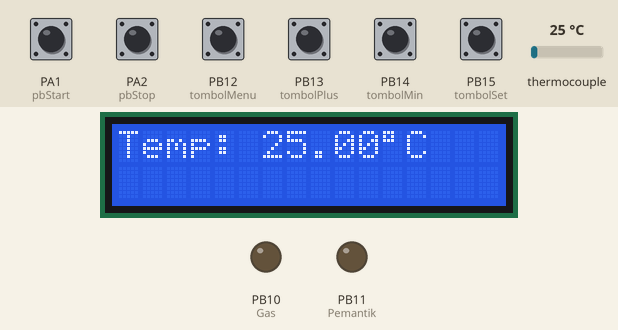
The program below on a simulated STM32 Blue Pill. Shown: 16×2 character LCD, output pins drawn as LEDs (lit = HIGH). The inputs (shaded band) are chosen by the test bench; at power-on: PA1 (pbStart), PA2 (pbStop), PB12 (tombolMenu), PB13 (tombolPlus), PB14 (tombolMin), PB15 (tombolSet) HIGH, thermocouple 25 °C. EEPROM starts erased; what the program prints to the serial monitor is not drawn.

Above: at 3.2 s.
3.3 s: PA1 (pbStart) pulled LOW for 0.15 s
At 5.2 s:
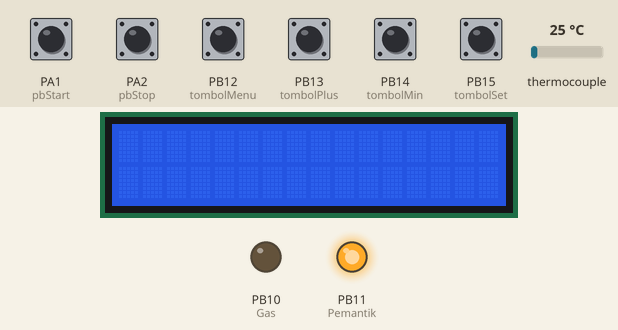
6.4 s: thermocouple set to 94 °C
At 7.7 s:
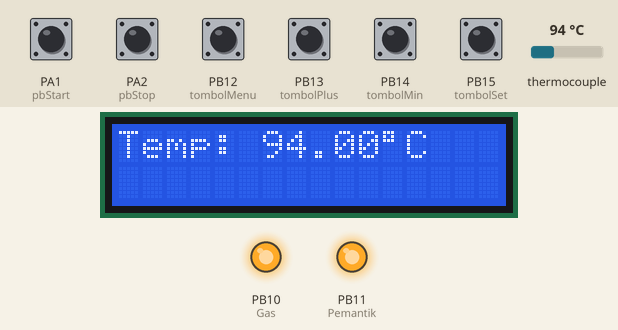
8.0 s: thermocouple set to 105 °C
At 8.9 s:
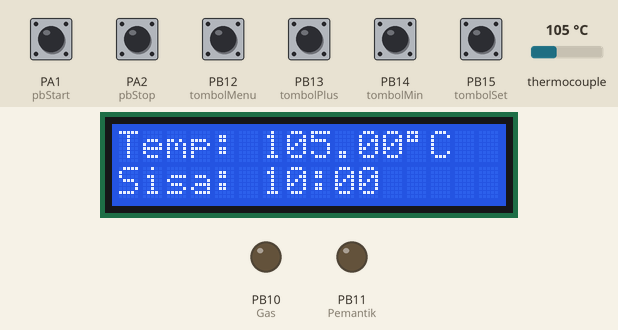
11.0 s: PA2 (pbStop) pulled LOW for 0.15 s
At 11.9 s:
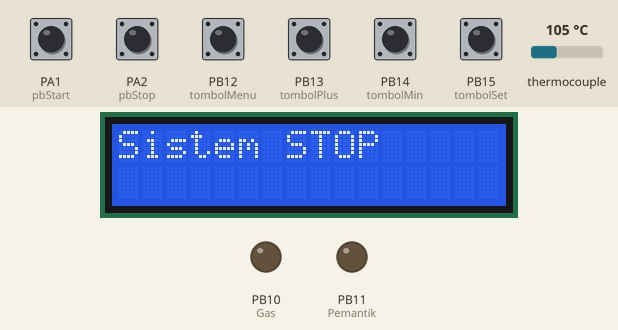
13.6 s: PB12 (tombolMenu) pulled LOW for 1 s
At 15.7 s:
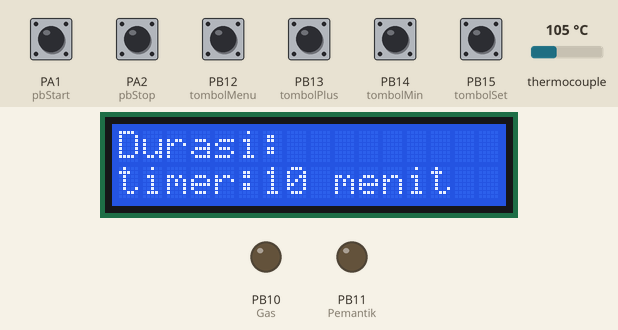
16.1 s: PA1 (pbStart) pulled LOW for 1 s
At 18.1 s:
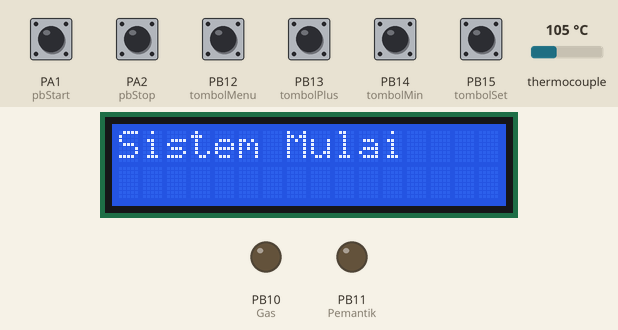
Timing chart, 0 to 19.6 s (numbered marks = the images above; inputs shaded):
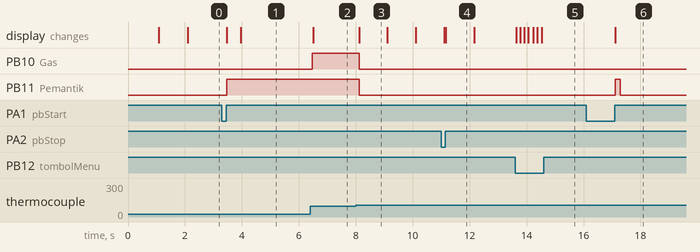

The program:

main.cpp
```cpp
#include <MAX6675.h>
#include <LiquidCrystal_I2C.h>
#include <Wire.h>
#include <SPI.h>
#include <EEPROM.h>

// Pin MAX6675
#define MAXSO  PB5
#define MAXSCK PB3
#define MAXCS  PB4

// Pin input
#define pbStart     PA1
#define pbStop      PA2
#define tombolMenu  PB12
#define tombolPlus  PB13
#define tombolMin   PB14
#define tombolSet   PB15

// Pin output
#define Pemantik PB11
#define Gas      PB10

MAX6675 thermocouple(MAXSCK, MAXCS, MAXSO);
LiquidCrystal_I2C lcd(0x27, 16, 2);

// Pengaturan default
float targetTemp = 200.0;
float minTemp = 190.0;
unsigned long kontrolDurasi = 600000; // 10 menit

// EEPROM Address
#define ADDR_TARGET_TEMP    0
#define ADDR_MIN_TEMP       4
#define ADDR_DURATION       8

// Waktu
unsigned long pemantikStartMillis = 0;
unsigned long gasStartDelayMillis = 0;
unsigned long kontrolStartMillis = 0;
unsigned long lastSensorMillis = 0;
unsigned long lastCountdownMillis = 0;
unsigned long displayMessageUntil = 0;
const unsigned long sensorInterval = 200;

bool sistemAktif = false;
bool kontrolDimulai = false;
bool pemantikAktif = false;
bool gasAktif = false;
bool pemantikDanGasNyalaSaatDingin = false;
bool sistemBaruMulai = false; // Flag baru untuk menangani start-up awal

float suhuTerakhir = NAN;

// Menu
enum MenuMode { MODE_NONE, MODE_TARGET, MODE_MINIMUM, MODE_DURASI };
MenuMode currentMenu = MODE_NONE;

// Debounce & Hold
unsigned long lastDebounce[6] = {0};
const unsigned long debounceDelay = 150;
const unsigned long holdDuration = 20;
unsigned long buttonPressTime[6] = {0};
bool buttonPrevState[6] = {false};

bool debounce(uint8_t pin, int index) {
  if (digitalRead(pin) == LOW && millis() - lastDebounce[index] > debounceDelay) {
    lastDebounce[index] = millis();
    return true;
  }
  return false;
}

bool detectHold(uint8_t pin, int index) {
  bool state = digitalRead(pin) == LOW;
  if (state && !buttonPrevState[index]) {
    buttonPressTime[index] = millis();
  } else if (!state && buttonPrevState[index]) {
    if (millis() - buttonPressTime[index] >= holdDuration) {
      buttonPrevState[index] = state; // Update state
      return true; // Dideteksi sebagai hold
    }
  }
  buttonPrevState[index] = state; // Update state sebelumnya
  return false; // Bukan hold atau belum dilepas
}

void mulaiPemantik() {
  digitalWrite(Pemantik, HIGH);
  pemantikStartMillis = millis();
  pemantikAktif = true;
  gasAktif = false; // Pastikan gas mati saat pemantik baru mulai (jika sebelumnya nyala)
  Serial.println("Pemantik ON");
}

void mulaiGas() {
  digitalWrite(Gas, HIGH);
  gasAktif = true;
  gasStartDelayMillis = millis();
  Serial.println("Gas ON");
}

void matikanSemua() {
  digitalWrite(Pemantik, LOW);
  digitalWrite(Gas, LOW);
  pemantikAktif = false;
  gasAktif = false;
  pemantikDanGasNyalaSaatDingin = false;
  Serial.println("Semua OFF");
}

void tampilMenu() {
  lcd.clear();
  switch (currentMenu) {
    case MODE_TARGET:
      lcd.print("Target Temp:");
      lcd.setCursor(0, 1);
      lcd.print("MaxTemp:"); lcd.print(targetTemp); lcd.print((char)223); lcd.print("C");
      break;
    case MODE_MINIMUM:
      lcd.print("Min Temp:");
      lcd.setCursor(0, 1);
      lcd.print("MinTemp:"); lcd.print(minTemp); lcd.print((char)223); lcd.print("C");
      break;
    case MODE_DURASI:
      lcd.print("Durasi:");
      lcd.setCursor(0, 1);
      lcd.print("timer:"); lcd.print(kontrolDurasi / 60000); lcd.print(" menit");
      break;
    default:
      // Jika MODE_NONE, jangan tampilkan apa-apa di menu
      break;
  }
}

void setup() {
  Serial.begin(115200);

  pinMode(pbStart, INPUT_PULLUP);
  pinMode(pbStop, INPUT_PULLUP);
  pinMode(tombolMenu, INPUT_PULLUP);
  pinMode(tombolPlus, INPUT_PULLUP);
  pinMode(tombolMin, INPUT_PULLUP);
  pinMode(tombolSet, INPUT_PULLUP);

  pinMode(Pemantik, OUTPUT);
  pinMode(Gas, OUTPUT);
  matikanSemua(); // Pastikan semua output mati saat start-up

  lcd.init();
  lcd.backlight();

  // Membaca nilai dari EEPROM
  EEPROM.get(ADDR_TARGET_TEMP, targetTemp);
  EEPROM.get(ADDR_MIN_TEMP, minTemp);
  EEPROM.get(ADDR_DURATION, kontrolDurasi);

  // Validasi nilai yang dibaca dari EEPROM
  if (isnan(targetTemp) || targetTemp < 0 || targetTemp > 300) targetTemp = 100.0;
  if (isnan(minTemp) || minTemp < 0 || minTemp >= targetTemp) minTemp = 90.0; // minTemp harus lebih kecil dari targetTemp
  if (kontrolDurasi < 60000 || kontrolDurasi > 3600000) kontrolDurasi = 600000; // Min 1 menit, Max 60 menit

  lcd.setCursor(0, 0);
  lcd.print("GAS BURNER");
  delay(1000);
  float t = thermocouple.readCelsius();
  lcd.setCursor(0, 1);
  if (isnan(t)) {
    lcd.print("Sensor ERROR");
    Serial.println("Sensor ERROR");
    while (1); // berhenti disini jika sensor error
  }
  lcd.print("Sensor OK");
  Serial.println("Sensor OK");
  delay(1000);
  lcd.clear();
}

void tampilCountdown(unsigned long remainingMs) {
  lcd.setCursor(0, 1);
  unsigned long sisaDetik = remainingMs / 1000;
  unsigned long menit = sisaDetik / 60;
  unsigned long detik = sisaDetik % 60;
  lcd.print("Sisa: ");
  if (menit < 10) lcd.print("0");
  lcd.print(menit); lcd.print(":");
  if (detik < 10) lcd.print("0");
  lcd.print(detik); lcd.print(" ");

  Serial.print("Sisa: ");
  if (menit < 10) Serial.print("0");
  Serial.print(menit); Serial.print(":");
  if (detik < 10) Serial.print("0");
  Serial.print(detik); Serial.println(" ");
}

void loop() {
  unsigned long currentMillis = millis();

  //tombol Start
  if (detectHold(pbStart, 0) && !sistemAktif) {
    sistemAktif = true;
    sistemBaruMulai = true; // Set flag: Sistem baru saja dimulai
    lcd.clear();
    lcd.setCursor(0, 0);
    lcd.print("Sistem Mulai");
    mulaiPemantik(); // Pemantik dinyalakan untuk pertama kali
    displayMessageUntil = currentMillis + 500; // Tampilkan pesan "Sistem mulai" selama 0.5 detik
    Serial.println("Sistem AKTIF: Memulai pemanasan awal.");
  }

  // tombol Stop
  if (detectHold(pbStop, 1) && sistemAktif) {
    sistemAktif = false;
    kontrolDimulai = false;
    matikanSemua();
    lcd.clear();
    lcd.setCursor(0, 0);
    lcd.print("Sistem STOP");
    displayMessageUntil = currentMillis + 1000; // Tampilkan pesan "Sistem STOP" selama 1 detik
    Serial.println("Sistem STOPPED");
    currentMenu = MODE_NONE;  // Saat sistem berhenti, pastikan keluar dari mode menu
  }

  // Pembacaan sensor suhu
  if (currentMillis - lastSensorMillis >= sensorInterval) {
    lastSensorMillis = currentMillis;
    float suhu = thermocouple.readCelsius();
    //suhu = suhu - 2.0;

    if (!isnan(suhu)) {
      // Hanya update LCD dan Serial jika suhu berubah secara signifikan
      if (isnan(suhuTerakhir) || abs(suhu - suhuTerakhir) >= 0.01) {
        // Tampilkan suhu hanya jika tidak dalam mode menu dan tidak ada pesan temporer
        if (currentMenu == MODE_NONE && currentMillis > displayMessageUntil) {
          lcd.setCursor(0, 0);
          lcd.print("Temp: ");
          lcd.print(suhu, 2);
          lcd.print((char)223); lcd.print("C   ");
        }
        Serial.print("Temp: ");
        Serial.print(suhu, 2);
        Serial.print((char)223); Serial.println("C   ");
        suhuTerakhir = suhu;
      }

      if (sistemAktif) {
        // Logika kontrol dimulai saat suhu mencapai targetTemp
        if (!kontrolDimulai && suhu >= targetTemp) {
          kontrolStartMillis = currentMillis;
          kontrolDimulai = true;
          Serial.println("Timer Kontrol Dimulai!");
          sistemBaruMulai = false; // Reset flag sistemBaruMulai karena target sudah tercapai
        }

        // Penanganan countdown jika kontrol sudah dimulai
        if (kontrolDimulai) {
          unsigned long elapsed = currentMillis - kontrolStartMillis;
          if (elapsed >= kontrolDurasi) {
            // Kontrol Selesai
            sistemAktif = false;
            kontrolDimulai = false;
            matikanSemua();
            lcd.clear();
            lcd.setCursor(0, 0);
            lcd.print("Kontrol Selesai");
            displayMessageUntil = currentMillis + 1500; // Tampilkan pesan selama 1.5 detik
            Serial.println("Kontrol Selesai!");
            currentMenu = MODE_NONE; // Pastikan keluar dari mode menu saat selesai
          } else if (currentMillis - lastCountdownMillis >= 1000) {
            // Update countdown setiap detik
            lastCountdownMillis = currentMillis;
            // Tampilkan countdown hanya jika tidak dalam mode menu dan tidak ada pesan temporer
            if (currentMenu == MODE_NONE && currentMillis > displayMessageUntil) {
              tampilCountdown(kontrolDurasi - elapsed);
            }
          }
        }

        // Kontrol Pemantik dan Gas berdasarkan Suhu
        // Jika suhu sudah mencapai target, matikan semua
        if (suhu >= targetTemp) {
          matikanSemua();
          sistemBaruMulai = false; // Jika sistem baru mulai, matikan flag sistemBaruMulai
        }
        // Jika suhu di bawah minTemp DAN pemantik tidak aktif DAN TIDAK DALAM FASE START-UP AWAL
        // Maka nyalakan pemantik
        else if (suhu < minTemp && !pemantikAktif && !pemantikDanGasNyalaSaatDingin && !sistemBaruMulai) {
          mulaiPemantik();
          pemantikDanGasNyalaSaatDingin = true; // Set flag ini agar tidak terus-menerus memicu
          Serial.println("Suhu di bawah minTemp, menyalakan pemantik.");
        }

        // Reset pemantikDanGasNyalaSaatDingin jika suhu sudah naik kembali di atas minTemp
        if (suhu >= minTemp) {
          pemantikDanGasNyalaSaatDingin = false;
          // Juga reset flag sistemBaruMulai jika suhu sudah mencapai minTemp
          sistemBaruMulai = false;
        }
      }
    } else {
      // Penanganan Sensor Error
      if (currentMenu == MODE_NONE && currentMillis > displayMessageUntil) {
        lcd.setCursor(0, 0);
        lcd.print("Sensor ERROR    ");
      }
      Serial.println("Sensor ERROR!");
    }
  }

  // Logika Pemantik ON/OFF (untuk durasi pemantik saja)
  if (pemantikAktif) {
    if (!gasAktif && millis() - pemantikStartMillis >= 3000) { // Gas menyala 3 detik setelah pemantik
      mulaiGas();
    }
    if (millis() - pemantikStartMillis >= 10000) { // Pemantik mati setelah 10 detik
      digitalWrite(Pemantik, LOW);
      pemantikAktif = false;
      Serial.println("Pemantik OFF (timeout)");
    }
  }

  // Penanganan tombol Menu (Hanya bisa ditekan saat sistem tidak aktif)
  if (!sistemAktif && debounce(tombolMenu, 2)) {
    currentMenu = (MenuMode)((currentMenu + 1) % 4); // Berpindah antar MODE_NONE, MODE_TARGET, MODE_MINIMUM, MODE_DURASI
    if (currentMenu != MODE_NONE) {
      tampilMenu(); // Tampilkan menu jika bukan MODE_NONE
      displayMessageUntil = 0; // Reset waktu pesan agar menu tidak langsung tertimpa oleh pesan suhu/countdown
    } else {
      lcd.clear(); // Bersihkan LCD saat keluar dari menu
      Serial.println("Keluar dari Menu");
    }
  }

  // Penanganan tombol Plus, Min, Set hanya saat dalam mode menu DAN sistem tidak aktif
  if (currentMenu != MODE_NONE && !sistemAktif) {
    if (debounce(tombolPlus, 3)) {
      switch (currentMenu) {
        case MODE_TARGET: targetTemp += 1.0; break;
        case MODE_MINIMUM: minTemp += 1.0; break;
        case MODE_DURASI: kontrolDurasi += 60000; break; // Tambah 1 menit
        default: break;
      }
      tampilMenu(); // Update tampilan menu setelah perubahan
      Serial.print("Setting: "); Serial.print(currentMenu); Serial.print(", Value: ");
      if (currentMenu == MODE_TARGET) Serial.println(targetTemp);
      else if (currentMenu == MODE_MINIMUM) Serial.println(minTemp);
      else if (currentMenu == MODE_DURASI) Serial.println(kontrolDurasi);
    }

    if (debounce(tombolMin, 4)) {
      switch (currentMenu) {
        case MODE_TARGET: if (targetTemp > 0) targetTemp -= 1.0; break;
        case MODE_MINIMUM: if (minTemp > 0) minTemp -= 1.0; break;
        case MODE_DURASI: if (kontrolDurasi > 60000) kontrolDurasi -= 60000; break; // Kurang 1 menit, min 1 menit
        default: break;
      }
      tampilMenu(); // Update tampilan menu setelah perubahan
      Serial.print("Setting: "); Serial.print(currentMenu); Serial.print(", Value: ");
      if (currentMenu == MODE_TARGET) Serial.println(targetTemp);
      else if (currentMenu == MODE_MINIMUM) Serial.println(minTemp);
      else if (currentMenu == MODE_DURASI) Serial.println(kontrolDurasi);
    }

    if (debounce(tombolSet, 5)) {
      // Simpan nilai ke EEPROM
      EEPROM.put(ADDR_TARGET_TEMP, targetTemp);
      EEPROM.put(ADDR_MIN_TEMP, minTemp);
      EEPROM.put(ADDR_DURATION, kontrolDurasi);
      lcd.setCursor(0, 1);
      lcd.print("Disimpan!       "); // Pesan konfirmasi
      Serial.println("Pengaturan Disimpan!");
      displayMessageUntil = currentMillis + 1000; // Tampilkan pesan "Disimpan!" selama 1 detik
      currentMenu = MODE_NONE; // Keluar dari mode menu setelah disimpan
    }
  }

  // Logika untuk menghapus pesan sementara di LCD
  // Hanya bersihkan layar jika currentMenu bukan mode menu
  if (displayMessageUntil > 0 && currentMillis >= displayMessageUntil) {
    if (currentMenu == MODE_NONE) { // Hanya clear jika tidak sedang di menu pengaturan
      lcd.clear();
    }
    displayMessageUntil = 0; // Reset timer pesan
  }
}
```

Measured:
- the behaviour switches between 99 and 100 °C on thermocouple (found by bisection; images 2 and 3)
- after the input at 3.3 s, PB11 (Pemantik): LOW → HIGH after 0.17 s; the display: first changes after 0.17 s (image 1 shows a later state)
- after the input at 6.4 s, the display: changes after 0.10 s (image 2)
- after the input at 8.0 s, PB10 (Gas), PB11 (Pemantik): HIGH → LOW after 0.12 s; the display: changes after 0.12 s (image 3)
- after the input at 11.0 s, the display: first differs from a run without the input after 0.16 s (image 4)
- after the input at 13.6 s, the display: first changes at once (image 5 shows a later state)
- after the input at 16.1 s, PB11 (Pemantik): LOW → HIGH after 1.0 s, → LOW 0.18 s later; the display: changes after 1.0 s (image 6)
